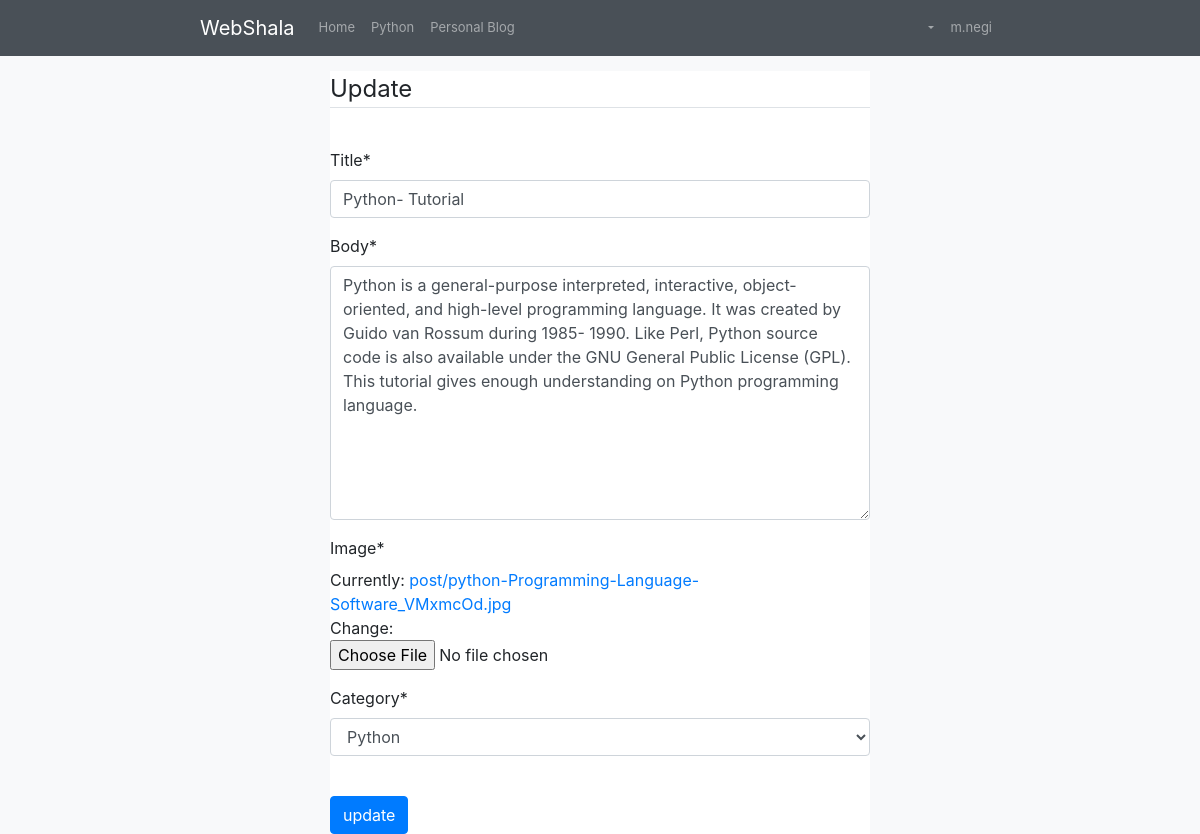
Page /articles/update/3/ (signed in) on the committed database.
### articles/models.py (models this page shows, shortened)
class Articles(models.Model):
    title = models.CharField(max_length=100)
    category = models.ForeignKey(Types, default=True, on_delete=models.CASCADE)
    author = models.ForeignKey(User, default=True, on_delete=models.CASCADE)
    date = models.DateTimeField(default=timezone.now, blank=True)
    body = models.TextField()
    thumb = models.ImageField(blank=True, upload_to='post')

### articles/views.py (the view)
# urls.py: url(r'^update/(?P<id>\d+)/$',views.update_view, name='update'),
@login_required()
def update_view(request, id):
    article = get_object_or_404(Articles, id=id)
    if request.method == 'POST':
        form = forms.Writeform(request.POST, request.FILES, instance=article)
        if form.is_valid():
            form.save()
            return render(request, 'articles/fullarticle.html', {'article': article})
    form = forms.Writeform(instance=article)
    context = {'form': form,
               'article': article}
    return render(request, 'articles/updateblog.html', context)

### articles/forms.py
class Writeform(forms.ModelForm):
    thumb = forms.ImageField(label='Image')
    class Meta:
        model = Articles
        fields = (
            'title',
            'body',
            'thumb',
            'category'
        )

### articles/models.py (called while the page is built)
    def __str__(self):
        return self.types

### articles/templates/articles/updateblog.html (shortened to what this page needs)
{% extends 'account/homepage.html' %}
{% load crispy_forms_tags %}
{% block body %}
<div>
    <form method="POST" action="{% url 'article:update' id=article.id %}" enctype="multipart/form-data">
        <div class="container">
            <div class="well">
                <fieldset class="form-group">
                    <legend class="border-bottom mb-4">Update</legend></fieldset>
        <table>
            {{form|crispy}}
        </table>
                <br><button type="submit" class="btn btn-primary">update</button>
            </div>
        </div>
    </form>
</div>
{% endblock body %}

### myapp/templates/account/homepage.html (shortened to what this page needs)
<!DOCTYPE html>
<html lang="en">
<head>
    {% load staticfiles %}
    <link rel="stylesheet" href="https://maxcdn.bootstrapcdn.com/bootstrap/4.0.0/css/bootstrap.min.css"
>
    <link rel="stylesheet" href="{% static 'file.css' %}" media="all">
</head>
<body id="body">
<header class="site-header">
    <nav class="navbar navbar-expand-md navbar-dark" style="background-color:#495057">
        <a href="{% url 'home' %}" class="navbar-brand">WebShala</a>
        <div class="collapse navbar-collapse" id="navbarMenu">
            <ul class="navbar-nav">
                <li class="nav-item">
                    <a href="{% url 'home' %}" class="nav-link">Home</a>
                </li>
                <li class="nav-item">
                    <a href="{% url 'article:p_list' %}" class="nav-link">Python</a>
                </li>
                <li class="nav-item">
                    <a href="{% url 'article:pb_list' %}" class="nav-link">Personal Blog</a>
                </li>
            </ul>
            <ul class="navbar-nav ml-auto">
                {% if user.is_authenticated %}
                <li class="nav-item dropdown">
                    <a class="nav-link dropdown-toggle" href="#" id="navbarDropdown" role="button"
                       data-toggle="dropdown" aria-haspopup="false" aria-expanded="true"></a>
                </li>
                <li class="nav-item"><a class="nav-link" href="{% url 'showprofile' %}">{{user}}</a></li>
                {% else %}
                <li class="nav-item"><a class="nav-link" href="{% url 'login' %}">Login</a></li>
                <li class="nav-item"><a class="nav-link" href="{% url 'signup' %}">Sign Up</a></li>
                {% endif %}
            </ul>
        </div>
    </nav>
</header>
{% block body %}{% endblock body %}
</body>
</html>

### static/file.css (style rules this page uses)
.navbar { margin-bottom:0px; border-radius:0px; padding-left: 200px; padding-right: 200px; font-size: small; }
.well { background-color:white; }
body { background-color:#f8f9fa; }

### myapp/templates/account/homepage.html (style rules this page uses)
.container { padding-right:0px; padding-left:0px; }

### articles/templates/articles/updateblog.html (style rules this page uses)
.container { padding-right:300px; padding-left:300px; margin-top: 15px; }

### rows in the picture
Articles: title "Python- Tutorial", body "Python is a general-purpose interpreted, interactive, object-oriented, and high-level programming language. It was created by Guido van Rossum during 1985- 1990. Like Perl, Python source code is also available under the GNU General Public License (GPL). This tutorial gives enough understanding on Python programming language.", category "Python"

### other values in the picture
{{ user }} "m.negi"
